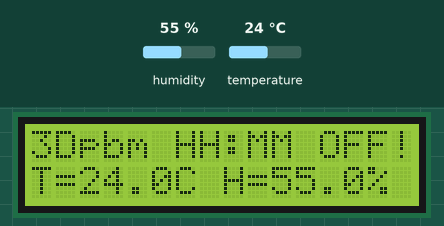
A program run on a simulated ESP32. Shown: 16×2 character LCD. The inputs (shaded band) are chosen by the test bench; at power-on: humidity 55 %, temperature 24 °C. WiFi joins after 1.5 s; servers stay silent unless stated; what the program prints to the serial monitor is not drawn.

Above: at 7.4 s.
7.5 s: humidity set to 22 %
At 12.7 s:
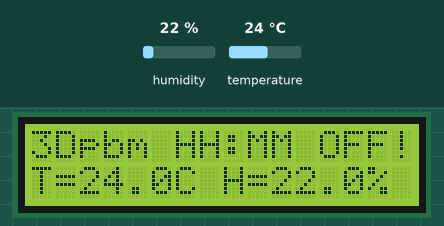
13.3 s: temperature set to 12 °C
At 17.7 s:
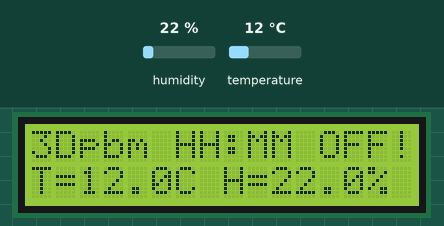
18.3 s: humidity set to 40 %
At 22.7 s:
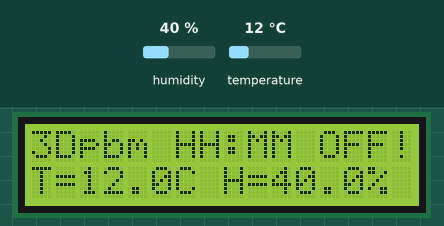
23.3 s: temperature set to 19 °C
At 27.7 s:
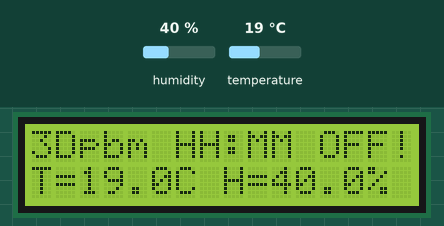
Timing chart, 0 to 29.2 s (numbered marks = the images above; inputs shaded):
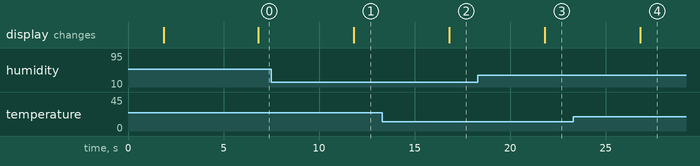

The program:

main.cpp
```cpp
/*
 3D Printer Box Monitor (3Dpbm)

 Description :
 WiFi Client
 Controls the temperature, humidity and pressure inside the print box
 Turn On/Off the printer
 Turn off the printer if temperature is excessive (exemple 60°C)
 Displays the NTP time (GMT+1) with summer time change
 Monitoring by Web browser or Android App trought Blynk broker

 Circuit:
 * Led and Relay Optocoupler on GPIO 27 (Power On/Off Pronter)
 * DHT22 on GPIO 26
 * LCD Display 1602A 2x16 on GPIOs 22,23,5,18,19,21

 Release History :
 . 03/06/2018   V1.0    Lionel Fortier  Initial program
 . 05/06/2018   V1.1    Lionel Fortier  Add LCD Display

 Framework : Arduino (C++)
 Platform : ESP32
 Hardware : ESP32 WROOM-32 Dev Module (Geekcreit)

 */

#include <Arduino.h>
#include <WiFi.h>
#include <WiFiClient.h>
#include <BlynkSimpleEsp32.h> // Blynk Library for ESP32
#include <DHT.h> // DHT Sensors Library
#include <LiquidCrystal.h>

/* Comment this out to disable prints and save space */
#define BLYNK_PRINT Serial

#define DHTPIN 26
#define DHTTYPE DHT22

DHT myDHTSensor(DHTPIN, DHTTYPE);
LiquidCrystal lcd(22,23,5,18,19,21);

// Auth Token in the Blynk App.
char auth[] = "d885d49e9b97457d91bb99c233b305db";

// WiFi Credentials
char ssid[] = "CATWIFI_2G_4";
char pass[] = "vesperboncamiitrobarasbonafi";

BlynkTimer timer_DHT;

String floatToString(float x, byte precision = 1)
{
  char tmp[50];
  dtostrf(x, 0, precision, tmp);
  return String(tmp);
}

void DHTSensor()
{

    float fHum = myDHTSensor.readHumidity();
    float fTemp = myDHTSensor.readTemperature();

    // Check if any reads failed and exit early (to try again).
    if (isnan(fHum) || isnan(fTemp)) {
        Serial.println("> DHTSensor() : ERROR");
        return;
    }
    Serial.println("> DHTSensor() : OK");
    Serial.print("Humidity: ");
    Serial.print(fHum);
    Serial.print(" %\t");
    Serial.print("Temperature: ");
    Serial.print(fTemp);
    Serial.println(" *C ");

    //Show values on LCD Display
    String sTemp = floatToString(fTemp); // Round Temp
    String sHum = floatToString(fHum); // Round Hum

    lcd.setCursor(0,1);
    lcd.print("                ");
    lcd.setCursor(0,1);
    lcd.print("T="+sTemp+"C"+" H="+sHum+"%");

    //Push data to Labeled Value on Blynk Android App
    /*
    For example: your sensor sends vaule of 12.6789 to Blynk application. Next formatting options are supported:
    /pin/ - displays the value without formatting (12.6789)
    /pin./ - displays the rounded value without decimal part (13)
    /pin.#/ - displays the value with 1 decimal digit (12.7)
    /pin.##/ - displays the value with two decimal places (12.68)
    */
    Blynk.virtualWrite(V1, fTemp);
    Blynk.virtualWrite(V2, fHum);
}

void setup() {

    Serial.begin(115200);

    myDHTSensor.begin();

    Blynk.begin(auth, ssid, pass);
    // You can also specify server:
    //Blynk.begin(auth, ssid, pass, "blynk-cloud.com", 8442);
    //Blynk.begin(auth, ssid, pass, IPAddress(192,168,1,100), 8442);

    timer_DHT.setInterval(5000L, DHTSensor);

    // Display init
    lcd.begin(16, 2);
    lcd.clear();

    lcd.setCursor(0,0);
    lcd.print("3Dpbm HH:MM OFF!");

    // go to row 1 column 0, note that this is indexed at 0
    lcd.setCursor(0,1);
    lcd.print ("  Loading...    ");
    delay(4000);

}

void loop() {

    Blynk.run();
    timer_DHT.run();

}
```

Measured:
- after the input at 7.5 s, the display: changes after 4.3 s (image 1)
- after the input at 13.3 s, the display: changes after 3.5 s (image 2)
- after the input at 18.3 s, the display: changes after 3.5 s (image 3)
- after the input at 23.3 s, the display: changes after 3.5 s (image 4)
